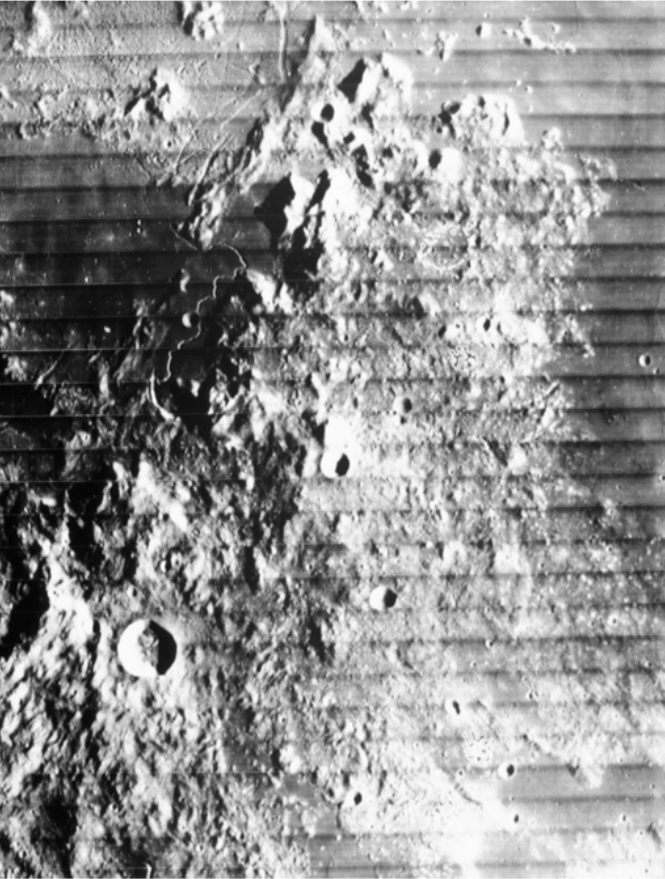
%> input picture lab12-Fourier/lunar.bmp, 665 x 879 px
$ octave zad3.m   (GNU Octave 9; MATLAB toolbox functions it lacks are replaced by stand-ins)
%> lines starting %> are read from the running program, lines starting %| are printed output that depends on the picture
clearvars; clc; close all;


image =imread("lunar.bmp");
%> image is the input picture: size 879x665 uint8; min 0, max 255, mean 146.3

fft = fft2(image);
shifted = fftshift(fft);
amplitude = log10(abs(shifted)+1);
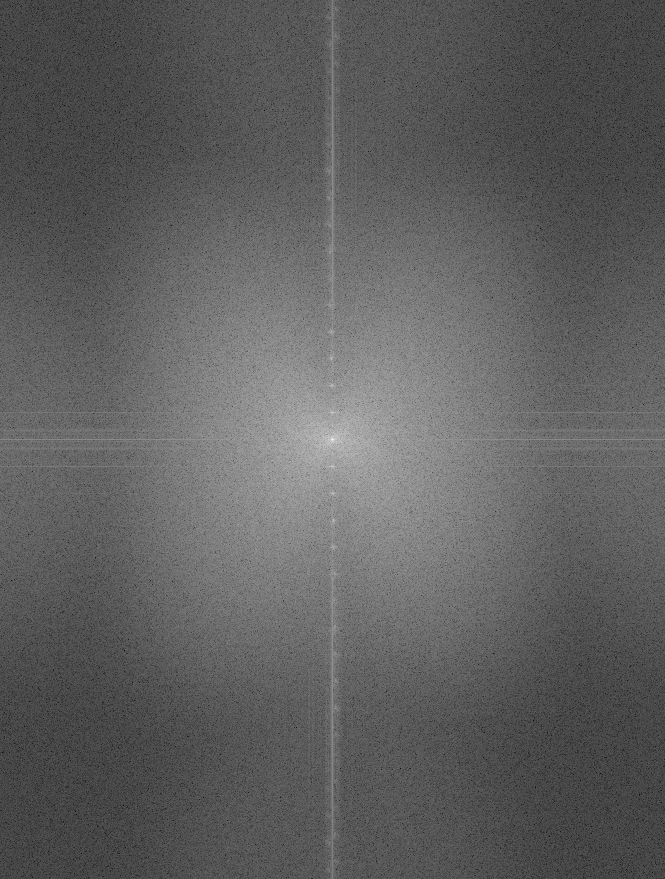
%> amplitude: size 879x665 double; min 0.382, max 7.93, mean 3.21; drawn with min black and max white
phase = angle(shifted.*(amplitude > 0.0001));
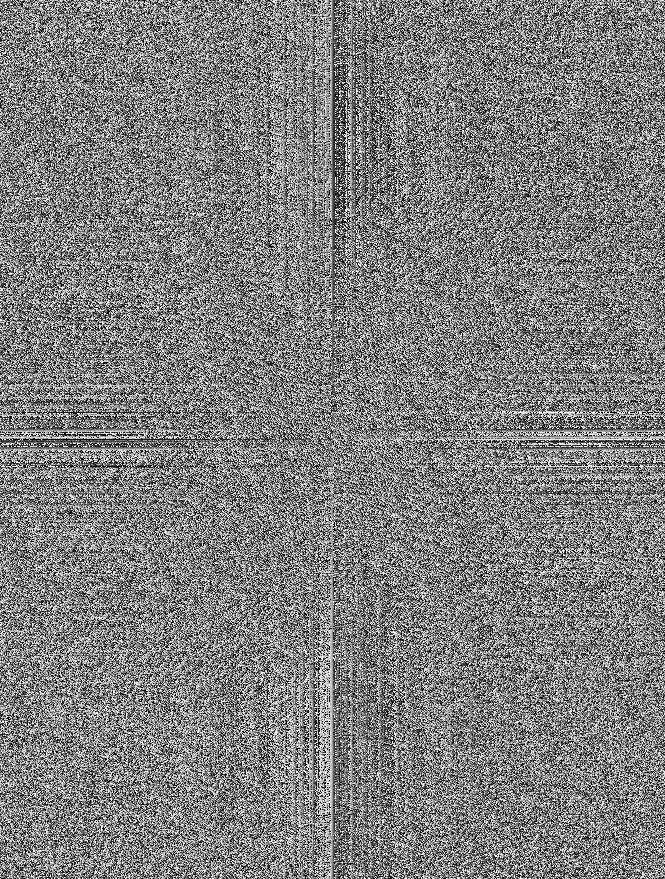
%> phase: size 879x665 double; min -3.14, max 3.14, mean -1.46e-18; drawn with min black and max white


figure;
subplot(1,3,1)
imshow(image)
title("oryginal")
subplot(1,3,2)
imshow(amplitude,[])
title("amplitude")
subplot(1,3,3)
imshow(phase,[])
title("phase")

%%%%%%%%%%

th = 10;
imgfft2 = fft2(image);
fft2abs = log10(abs(imgfft2)+1);
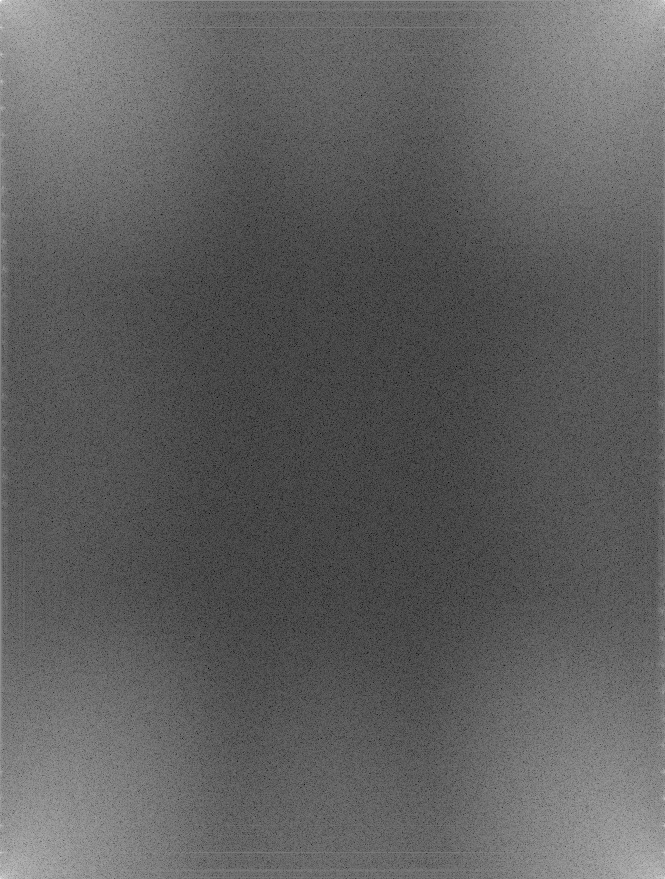
%> fft2abs: size 879x665 double; min 0.382, max 7.93, mean 3.21; mean of the top-left, top-right, bottom-left and bottom-right quarters 3.22, 3.21, 3.21, 3.21; drawn with min black and max white
imgfft2(fft2abs > th) = 0;

unshifted = ifftshift(imgfft2);
unfourier = ifft2(unshifted);


figure;
subplot(1,2,1);
imshow(image);
title('original');
subplot(1,2,2);
imshow(uint8(unfourier));
%> (this line was passed over: imshow is not available in this run)
title('undone');
